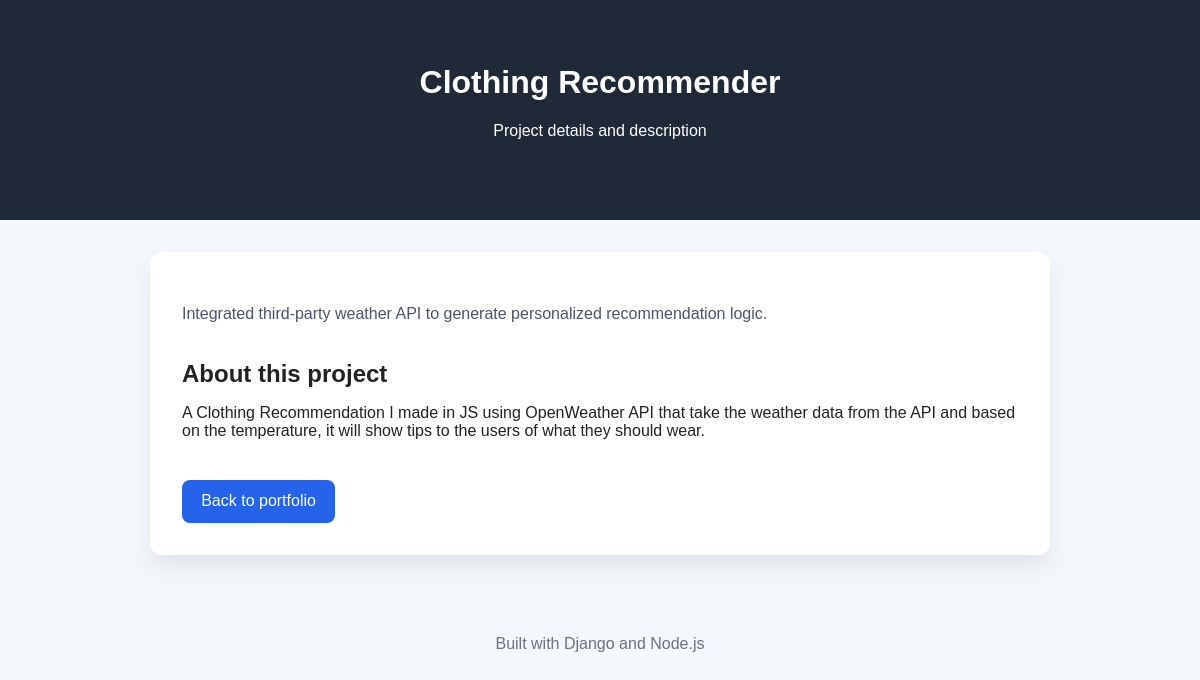
Screenshot of /projects/p3/ with the database file from the repository.
### portfolio_app/models.py (models this page shows, shortened)
class PortfolioItem(models.Model):
    slug = models.SlugField(unique=True)
    title = models.CharField(max_length=120)
    description = models.TextField()
    details = models.TextField(blank=True)
    created_at = models.DateTimeField(auto_now_add=True)

### portfolio_app/views.py (the view)
# urls.py: path("projects/<slug:slug>/", views.project_detail, name="project_detail"),
def project_detail(request, slug):
    project = get_object_or_404(PortfolioItem, slug=slug)
    return render(request, "project_detail.html", {"project": project})

### portfolio_app/templates/project_detail.html (shortened to what this page needs)
<!DOCTYPE html>
<html lang="en">
<head>
</head>
<body>
    <header>
        <div class="container">
            <h1>{{ project.title }}</h1>
            <p>Project details and description</p>
        </div>
    </header>
    <main class="container">
        <article class="card">
            <p class="intro">{{ project.description }}</p>
            <section>
                <h2 class="section-title">About this project</h2>
                <p>{{ project.details }}</p>
            </section>
            <a class="button" href="{% url 'home' %}">Back to portfolio</a>
        </article>
    </main>
    <footer>
        <p>Built with Django and Node.js</p>
    </footer>
</body>
</html>

### portfolio_app/templates/project_detail.html (style rules this page uses)
body { font-family: Arial, sans-serif; margin: 0; background: #f4f7fb; color: #222; }
header { background: #1f2937; color: #fff; padding: 2rem 1rem; text-align: center; }
.container { max-width: 900px; margin: 0 auto; padding: 2rem 1rem; }
.card { background: #fff; border-radius: 12px; padding: 2rem; box-shadow: 0 12px 24px rgba(0, 0, 0, .08); }
h1 { margin-top: 0; }
.intro { color: #4a5568; line-height: 1.7; }
.section-title { margin: 2rem 0 1rem; }
.button { display: inline-block; margin-top: 1.5rem; padding: .8rem 1.2rem; border-radius: 8px; background: #2563eb; color: #fff; text-decoration: none; }
footer { text-align: center; padding: 2rem 1rem; color: #6b7280; }

### rows the page displays
PortfolioItem: title "Clothing Recommender", description "Integrated third-party weather API to generate personalized recommendation logic.", details "A Clothing Recommendation I made in JS using OpenWeather API that take the weather data from the API and based on the temperature, it will show tips to the users of what they should wear."
